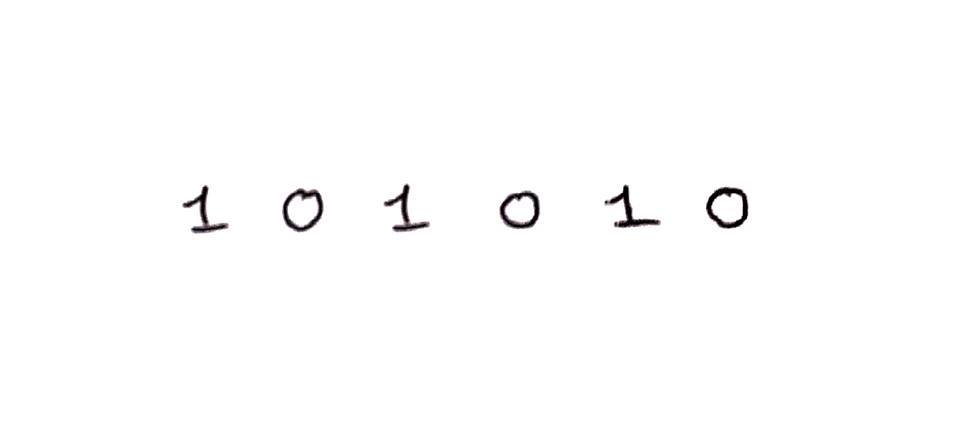
#> input picture Hand_digitv2/img.jpg, 960 x 445 px, found by its file name
$ python Draw.py   (older library calls are emulated)
#> lines starting #> are read from the running program, lines starting #| are printed output that depends on the picture; after the words box and inside, x2 and y2 are one past the last pixel; in counts of white or black regions, pixels touching at a corner belong together
import cv2
import numpy as np
image=cv2.imread('img.jpg')
#> image is the input picture: shape (445, 960, 3); mean B, G, R 253.1, 253.1, 253.2
image_gray=cv2.cvtColor (image, cv2.COLOR_BGR2GRAY)
image_gray=cv2.GaussianBlur (image_gray, (5,5),0)
_, im_th=cv2.threshold(image_gray,155,255,cv2.THRESH_BINARY_INV)
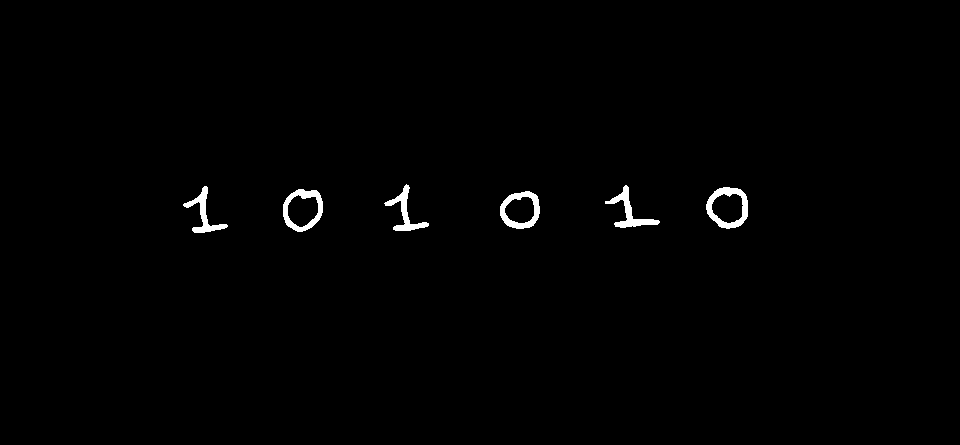
#> im_th: shape (445, 960); 0.85% white; 6 white regions
_, ctrs, _=cv2.findContours(im_th.copy(), cv2.RETR_EXTERNAL, cv2.CHAIN_APPROX_SIMPLE)
#> ctrs = 6 contours; box (x1, y1, x2, y2) and area: (706, 187, 748, 229) 1332, (283, 189, 323, 232) 1299, (500, 191, 540, 229) 1156, (605, 185, 660, 228) 496, (183, 186, 228, 233) 444, (384, 184, 429, 231) 443
rects=[cv2.boundingRect(ctr) for ctr in ctrs]
#> rects = [(500, 191, 40, 38), (283, 189, 40, 43), (706, 187, 42, 42), (183, 186, 45, 47), (605, 185, 55, 43), (384, 184, 45, 47)]

for rect in rects:
    cv2.rectangle(image, (rect[0],rect[1]), (rect[0]+rect[2],rect[1]+rect[3]),
(0,0,255),3)
#> this loop made 6 passes
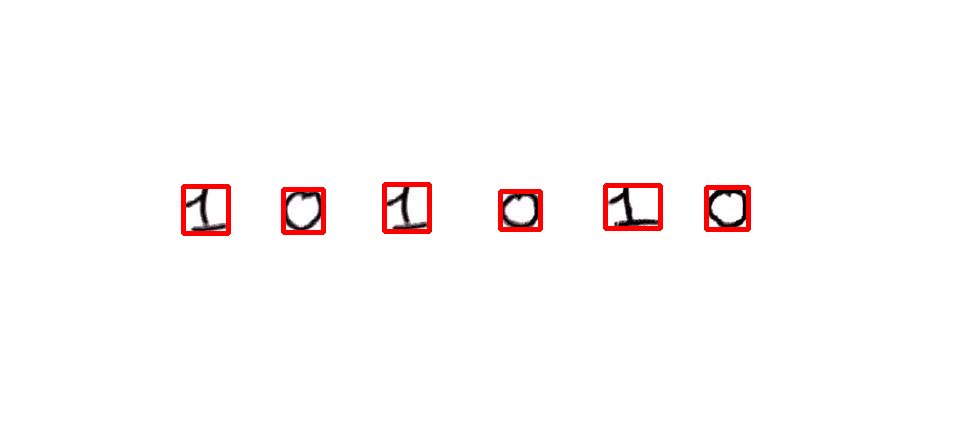
#> image: shape (445, 960, 3); 1.22% of pixels changed, all inside (x1, y1, x2, y2) = (181, 182, 751, 236)
cv2.imshow('image', image)
cv2.imshow('image_gray', image_gray)
cv2.imshow('image_threshold',im_th)
cv2.waitKey(0)
cv2.destroyAllWindows()
